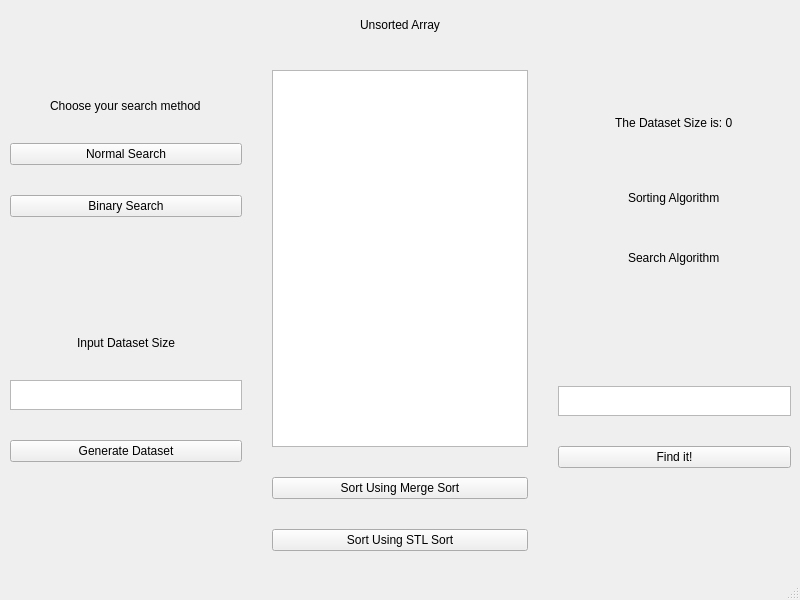
<?xml version="1.0" encoding="UTF-8"?>
<ui version="4.0">
 <class>MainWindow</class>
 <widget class="QMainWindow" name="MainWindow">
  <property name="geometry">
   <rect>
    <x>0</x>
    <y>0</y>
    <width>800</width>
    <height>600</height>
   </rect>
  </property>
  <property name="windowTitle">
   <string>MainWindow</string>
  </property>
  <widget class="QWidget" name="centralwidget">
   <widget class="QWidget" name="horizontalLayoutWidget">
    <property name="geometry">
     <rect>
      <x>10</x>
      <y>10</y>
      <width>781</width>
      <height>541</height>
     </rect>
    </property>
    <layout class="QHBoxLayout" name="horizontalLayout">
     <property name="spacing">
      <number>30</number>
     </property>
     <item>
      <layout class="QVBoxLayout" name="verticalLayout_3">
       <property name="sizeConstraint">
        <enum>QLayout::SetDefaultConstraint</enum>
       </property>
       <item>
        <spacer name="verticalSpacer">
         <property name="orientation">
          <enum>Qt::Vertical</enum>
         </property>
         <property name="sizeHint" stdset="0">
          <size>
           <width>20</width>
           <height>40</height>
          </size>
         </property>
        </spacer>
       </item>
       <item alignment="Qt::AlignHCenter">
        <widget class="QLabel" name="label">
         <property name="text">
          <string>Choose your search method</string>
         </property>
         <property name="alignment">
          <set>Qt::AlignLeading|Qt::AlignLeft|Qt::AlignTop</set>
         </property>
         <property name="wordWrap">
          <bool>false</bool>
         </property>
        </widget>
       </item>
       <item>
        <widget class="QPushButton" name="normalsearch_pb">
         <property name="text">
          <string>Normal Search</string>
         </property>
        </widget>
       </item>
       <item>
        <widget class="QPushButton" name="binarysearch_pb">
         <property name="text">
          <string>Binary Search</string>
         </property>
        </widget>
       </item>
       <item>
        <spacer name="verticalSpacer_3">
         <property name="orientation">
          <enum>Qt::Vertical</enum>
         </property>
         <property name="sizeHint" stdset="0">
          <size>
           <width>20</width>
           <height>40</height>
          </size>
         </property>
        </spacer>
       </item>
       <item alignment="Qt::AlignHCenter">
        <widget class="QLabel" name="label_2">
         <property name="text">
          <string>Input Dataset Size</string>
         </property>
        </widget>
       </item>
       <item>
        <widget class="QTextEdit" name="datasetsize_te">
         <property name="enabled">
          <bool>true</bool>
         </property>
         <property name="sizePolicy">
          <sizepolicy hsizetype="Minimum" vsizetype="Minimum">
           <horstretch>0</horstretch>
           <verstretch>0</verstretch>
          </sizepolicy>
         </property>
         <property name="minimumSize">
          <size>
           <width>10</width>
           <height>10</height>
          </size>
         </property>
         <property name="maximumSize">
          <size>
           <width>100000</width>
           <height>30</height>
          </size>
         </property>
         <property name="baseSize">
          <size>
           <width>20</width>
           <height>20</height>
          </size>
         </property>
        </widget>
       </item>
       <item>
        <widget class="QPushButton" name="generatedataset_pb">
         <property name="text">
          <string>Generate Dataset</string>
         </property>
        </widget>
       </item>
       <item>
        <spacer name="verticalSpacer_2">
         <property name="orientation">
          <enum>Qt::Vertical</enum>
         </property>
         <property name="sizeHint" stdset="0">
          <size>
           <width>20</width>
           <height>60</height>
          </size>
         </property>
        </spacer>
       </item>
      </layout>
     </item>
     <item>
      <layout class="QVBoxLayout" name="verticalLayout_2">
       <item alignment="Qt::AlignHCenter">
        <widget class="QLabel" name="sortedornot_label">
         <property name="minimumSize">
          <size>
           <width>0</width>
           <height>30</height>
          </size>
         </property>
         <property name="text">
          <string>Unsorted Array</string>
         </property>
        </widget>
       </item>
       <item>
        <widget class="QListWidget" name="arraylist_listwidget">
         <property name="sizePolicy">
          <sizepolicy hsizetype="Minimum" vsizetype="MinimumExpanding">
           <horstretch>0</horstretch>
           <verstretch>0</verstretch>
          </sizepolicy>
         </property>
        </widget>
       </item>
       <item>
        <widget class="QPushButton" name="mergesort_pb">
         <property name="text">
          <string>Sort Using Merge Sort</string>
         </property>
        </widget>
       </item>
       <item>
        <widget class="QPushButton" name="stlsort_pb">
         <property name="text">
          <string>Sort Using STL Sort</string>
         </property>
        </widget>
       </item>
      </layout>
     </item>
     <item>
      <layout class="QVBoxLayout" name="verticalLayout">
       <item>
        <spacer name="verticalSpacer_4">
         <property name="orientation">
          <enum>Qt::Vertical</enum>
         </property>
         <property name="sizeHint" stdset="0">
          <size>
           <width>20</width>
           <height>40</height>
          </size>
         </property>
        </spacer>
       </item>
       <item alignment="Qt::AlignHCenter">
        <widget class="QLabel" name="datasetsizedisplay_label">
         <property name="minimumSize">
          <size>
           <width>0</width>
           <height>60</height>
          </size>
         </property>
         <property name="text">
          <string>The Dataset Size is: 0</string>
         </property>
        </widget>
       </item>
       <item alignment="Qt::AlignHCenter">
        <widget class="QLabel" name="sortedusing_label">
         <property name="minimumSize">
          <size>
           <width>0</width>
           <height>30</height>
          </size>
         </property>
         <property name="text">
          <string>Sorting Algorithm</string>
         </property>
        </widget>
       </item>
       <item alignment="Qt::AlignHCenter">
        <widget class="QLabel" name="usingsearch_label">
         <property name="minimumSize">
          <size>
           <width>0</width>
           <height>30</height>
          </size>
         </property>
         <property name="text">
          <string>Search Algorithm</string>
         </property>
        </widget>
       </item>
       <item>
        <spacer name="verticalSpacer_6">
         <property name="orientation">
          <enum>Qt::Vertical</enum>
         </property>
         <property name="sizeHint" stdset="0">
          <size>
           <width>20</width>
           <height>40</height>
          </size>
         </property>
        </spacer>
       </item>
       <item>
        <widget class="QTextEdit" name="numbertofind_te">
         <property name="enabled">
          <bool>true</bool>
         </property>
         <property name="sizePolicy">
          <sizepolicy hsizetype="Minimum" vsizetype="Minimum">
           <horstretch>0</horstretch>
           <verstretch>0</verstretch>
          </sizepolicy>
         </property>
         <property name="minimumSize">
          <size>
           <width>10</width>
           <height>10</height>
          </size>
         </property>
         <property name="maximumSize">
          <size>
           <width>100000</width>
           <height>30</height>
          </size>
         </property>
         <property name="baseSize">
          <size>
           <width>20</width>
           <height>20</height>
          </size>
         </property>
        </widget>
       </item>
       <item>
        <widget class="QPushButton" name="findit_pb">
         <property name="text">
          <string>Find it!</string>
         </property>
        </widget>
       </item>
       <item>
        <spacer name="verticalSpacer_5">
         <property name="orientation">
          <enum>Qt::Vertical</enum>
         </property>
         <property name="sizeHint" stdset="0">
          <size>
           <width>20</width>
           <height>40</height>
          </size>
         </property>
        </spacer>
       </item>
      </layout>
     </item>
    </layout>
   </widget>
  </widget>
  <widget class="QMenuBar" name="menubar">
   <property name="geometry">
    <rect>
     <x>0</x>
     <y>0</y>
     <width>800</width>
     <height>22</height>
    </rect>
   </property>
  </widget>
  <widget class="QStatusBar" name="statusbar"/>
 </widget>
 <resources/>
 <connections/>
</ui>
